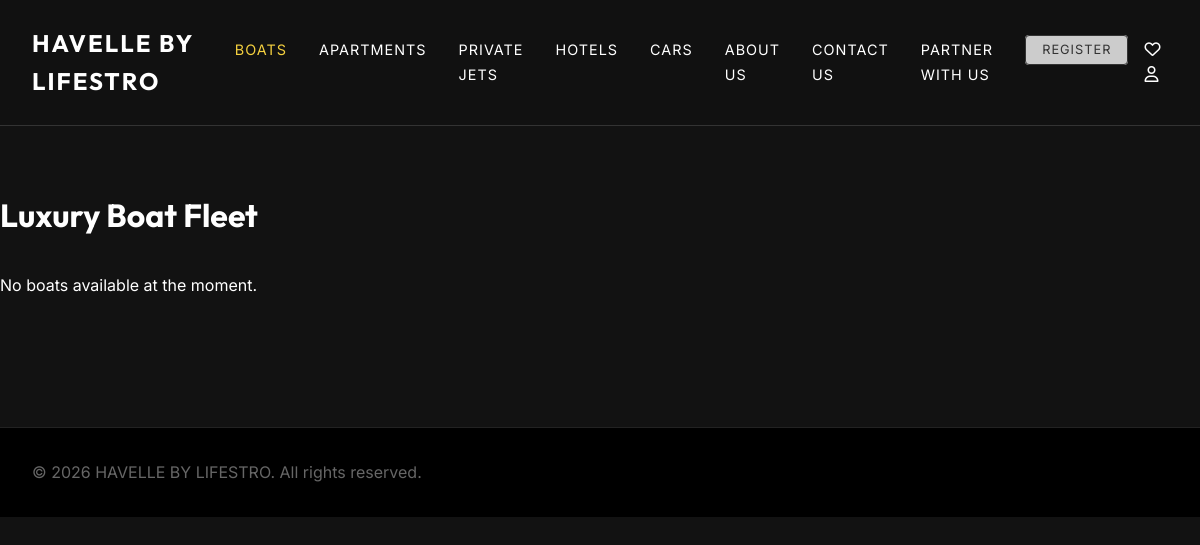
/boats/, run on an earlier commit of the app's database.
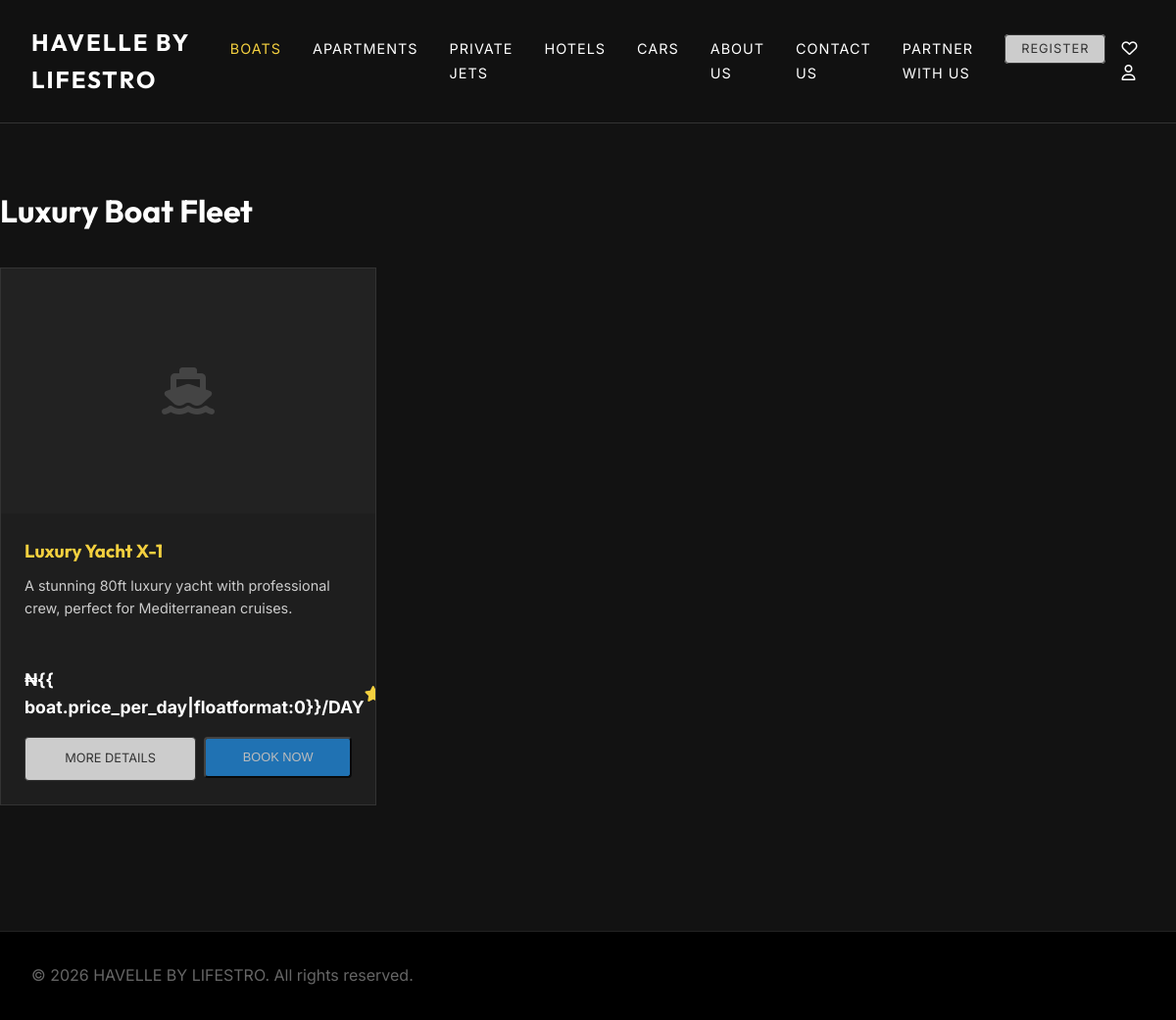
And on a later commit of the database.
### landing/models.py (models this page shows, shortened)
class RentalItem(models.Model):
    category = models.ForeignKey(Category, on_delete=models.CASCADE, related_name='items')
    name = models.CharField(max_length=200)
    description = models.TextField()
    price_per_day = models.DecimalField(max_digits=10, decimal_places=2)
    rating = models.DecimalField(max_digits=3, decimal_places=1, default=5.0)
    image = models.ImageField(upload_to='rentals/')
    video_url = models.URLField(blank=True, null=True, help_text="Link to YouTube or Vimeo video")
    is_featured = models.BooleanField(default=False)

### landing/views.py (the view)
# urls.py: path('boats/', views.boat_list, name='boat_list'),
def boat_list(request):
    boats = RentalItem.objects.filter(category__slug='boats')
    return render(request, 'landing/boat_list.html', {'boats': boats})

### landing/templates/landing/boat_list.html (shortened to what the changed rows need)
{% load static %}
<!DOCTYPE html>
<html lang="en">
<head>
    <link rel="stylesheet" href="{% static 'landing/css/style.css' %}">
    <link rel="stylesheet" href="https://cdnjs.cloudflare.com/ajax/libs/font-awesome/6.0.0/css/all.min.css">
</head>
<body>
    <main class="container" style="padding: 4rem 0;">
        <h1 style="color: white; margin-bottom: 2rem;">Luxury Boat Fleet</h1>
        <div class="items-grid">
            {% for boat in boats %}
            <div class="item-card">
                {% if boat.image %}
                <div class="item-img"
                    style="background-image: url('{{ boat.image.url }}'); height: 250px; background-size: cover; background-position: center;">
                </div>
                {% else %}
                <div
                    style="height: 250px; background: #222; display: flex; align-items: center; justify-content: center; color: #444;">
                    <i class="fas fa-ship fa-3x"></i>
                </div>
                {% endif %}
                <div class="item-details" style="padding: 1.5rem;">
                    <h3 style="color: var(--accent-gold); margin-bottom: 0.5rem;">{{ boat.name }}</h3>
                    <p style="color: #ccc; font-size: 0.9rem; margin-bottom: 1.5rem;">
                        {{boat.description|truncatewords:20 }}</p>
                </div>
                <div class="item-info"
                    style="padding: 0 1.5rem 1rem; display: flex; justify-content: space-between; align-items: center;">
                    <span class="price" style="color: white; font-weight: 700;">₦{{
                        boat.price_per_day|floatformat:0}}/DAY</span>
                    <span class="rating" style="color: var(--accent-gold);"><i class="fas fa-star"></i> {{
                        boat.rating}}</span>
                </div>
                <div class="item-actions" style="padding: 0 1.5rem 1.5rem; display: flex; gap: 0.5rem;">
                    <a href="{% url 'item_detail' boat.id %}" class="btn-outline"
                        style="flex: 1; text-align: center; font-size: 0.8rem; padding: 0.7rem; border-radius: 4px;">MORE
                        DETAILS</a>
                    <form method="POST" action="{% url 'book_item' boat.id %}" style="flex: 1;">
                        {% if user.is_authenticated %}
                        <button type="submit" class="btn-fill"
                            style="width: 100%; border-radius: 4px; padding: 0.7rem; font-size: 0.8rem;">
                            BOOK NOW
                        </button>
                        {% else %}
                        <button type="button" class="btn-fill"
                            onclick="alert('You must be logged in to book an item.');"
                            style="width: 100%; border-radius: 4px; padding: 0.7rem; font-size: 0.8rem; opacity: 0.7;">
                            BOOK NOW
                        </button>
                        {% endif %}
                    </form>
                </div>
            </div>
            {% empty %}
            <p style="color: white;">No boats available at the moment.</p>
            {% endfor %}
        </div>
    </main>
</body>
</html>

What changed in the data, as far as the page shows it:
added RentalItem: name "Luxury Yacht X-1", description "A stunning 80ft luxury yacht with professional crew, perfect for Mediterranean cruises."
Also different on the page:
text no longer shown: "No boats available at the moment."
